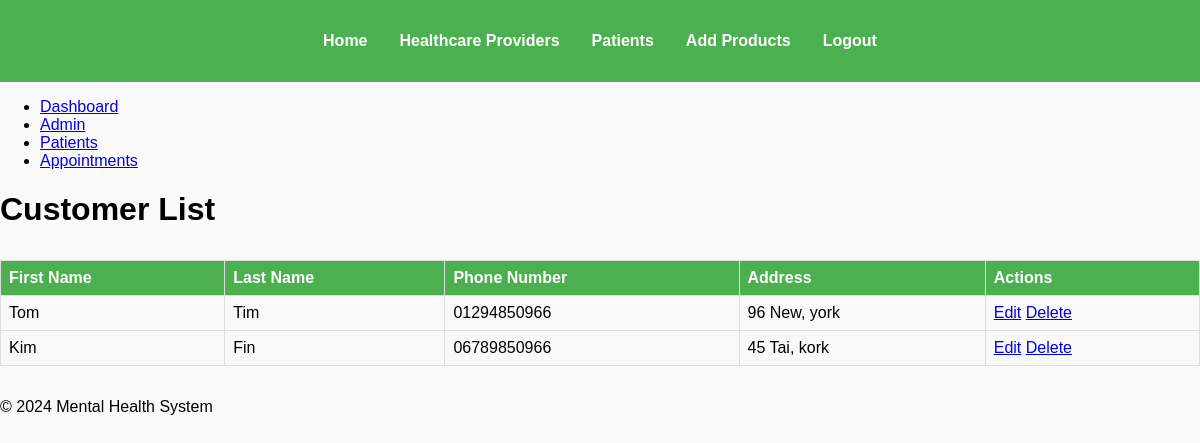
The app's page /customers/ with its own data.
### records_app/models.py (models this page shows, shortened)
class Customer(models.Model):
    first_name = models.CharField(max_length=100)
    last_name = models.CharField(max_length=100)
    phone_number = models.CharField(max_length=15)
    address = models.TextField()

### records_app/views.py (the view)
# urls.py: path('customers/', views.customer_list, name='customer_list'),
def customer_list(request):
    customers = Customer.objects.all()
    return render(request, 'providers/customers/customer_list.html', {'customers': customers})

### records_app/templates/providers/customers/customer_list.html (shortened to what this page needs)
{% extends "base.html" %}
{% block content %}
<h1>Customer List</h1>
<table>
    <thead>
        <tr>
            <th>First Name</th>
            <th>Last Name</th>
            <th>Phone Number</th>
            <th>Address</th>
            <th>Actions</th>
        </tr>
    </thead>
    <tbody>
        {% for customer in customers %}
        <tr>
            <td>{{ customer.first_name }}</td>
            <td>{{ customer.last_name }}</td>
            <td>{{ customer.phone_number }}</td>
            <td>{{ customer.address }}</td>
            <td>
                <a href="/admin/edit_customer/{{ customer.id }}/" class="btn">Edit</a>
                <a href="/admin/delete_customer/{{ customer.id }}/" class="btn danger">Delete</a>
            </td>
        </tr>
        {% endfor %}
    </tbody>
</table>
{% endblock %}

### records_app/static/css/styles.css (style rules this page uses)
body { font-family: Arial, sans-serif; margin: 0; padding: 0; background-color: #f9f9f9; }
table { width: 100%; border-collapse: collapse; margin: 2rem 0; }
table th, table td { border: 1px solid #ddd; padding: 8px; text-align: left; }
table th { background-color: #4CAF50; color: white; }

### records on screen
Customer: first_name "Tom", last_name "Tim", phone_number "01294850966", address "96 New, york"
Customer: first_name "Kim", last_name "Fin", phone_number "06789850966", address "45 Tai, kork"
